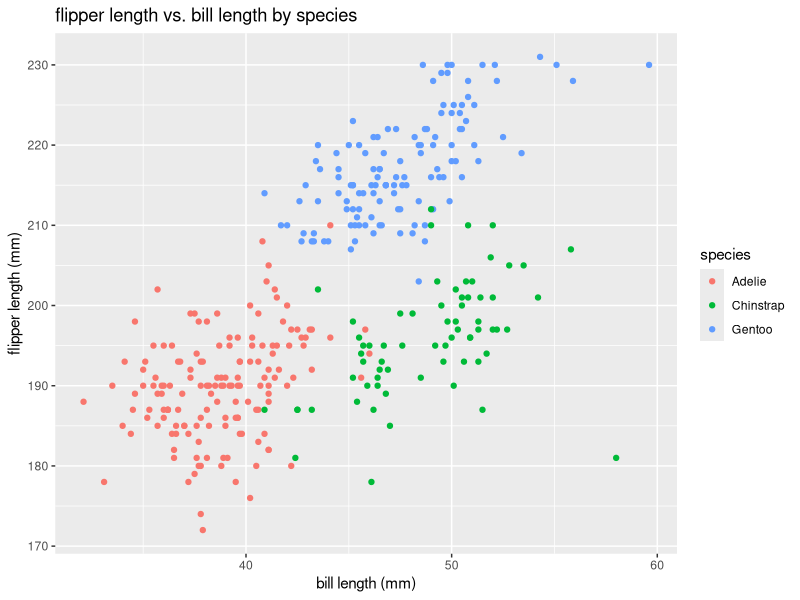
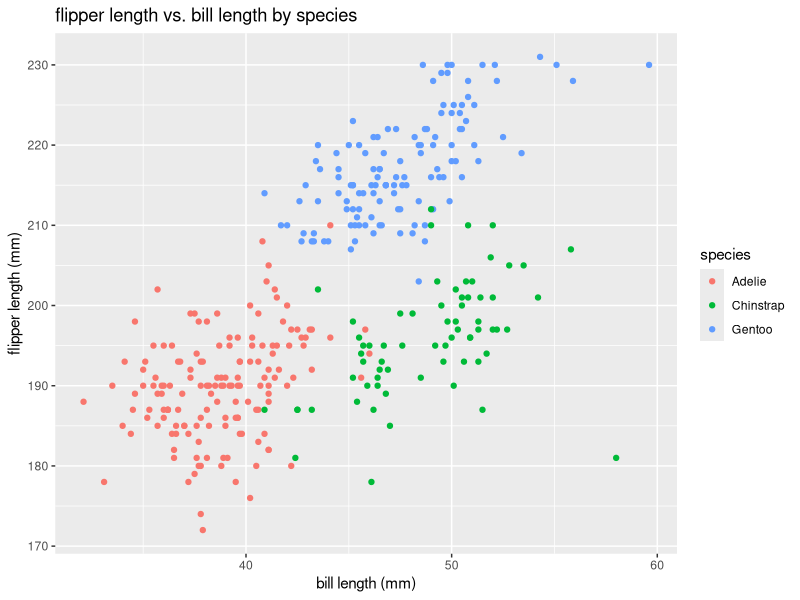

Write the R code that produced these figures, in order.
## ---- chunk 1
library(tidyverse)
library(ggplot2)
## ---- chunk 2
data("penguins", package = "palmerpenguins")
## ---- chunk 3
ggplot(penguins, aes(x=bill_length_mm, y=flipper_length_mm, color=species)) + 
  geom_point() +
  xlab("bill length (mm)") + ylab("flipper length (mm)") +
  ggtitle("flipper length vs. bill length by species")
## ---- chunk 4
ggsave("flipper_vs_bill_scatter_plot.pdf", height=4, width=5)
## ---- chunk 5
q2_df = tibble(
  numeric_vec = rnorm(10), # a random sample of size 10 from the standard normal distribution
  logical_vec = numeric_vec > 0, # a logical vector indicating whether each sample element from above is > 0
  char_vec = c("rainy", "rainy", "snowy", "sunny", "cloudy", 
               "stormy", "foggy", "sunny", "drizzling", "windy"), # a character vector of length 10
  factor_vec = factor(c("sad", "sad", "sad", "happy", "neutral",
                        "sad", "neutral", "happy", "neutral", "neutral")) # a factor vector with 3 different levels
)

q2_df
## ---- chunk 6
mean(pull(q2_df, var=3))
mean(pull(q2_df, var=-1))
